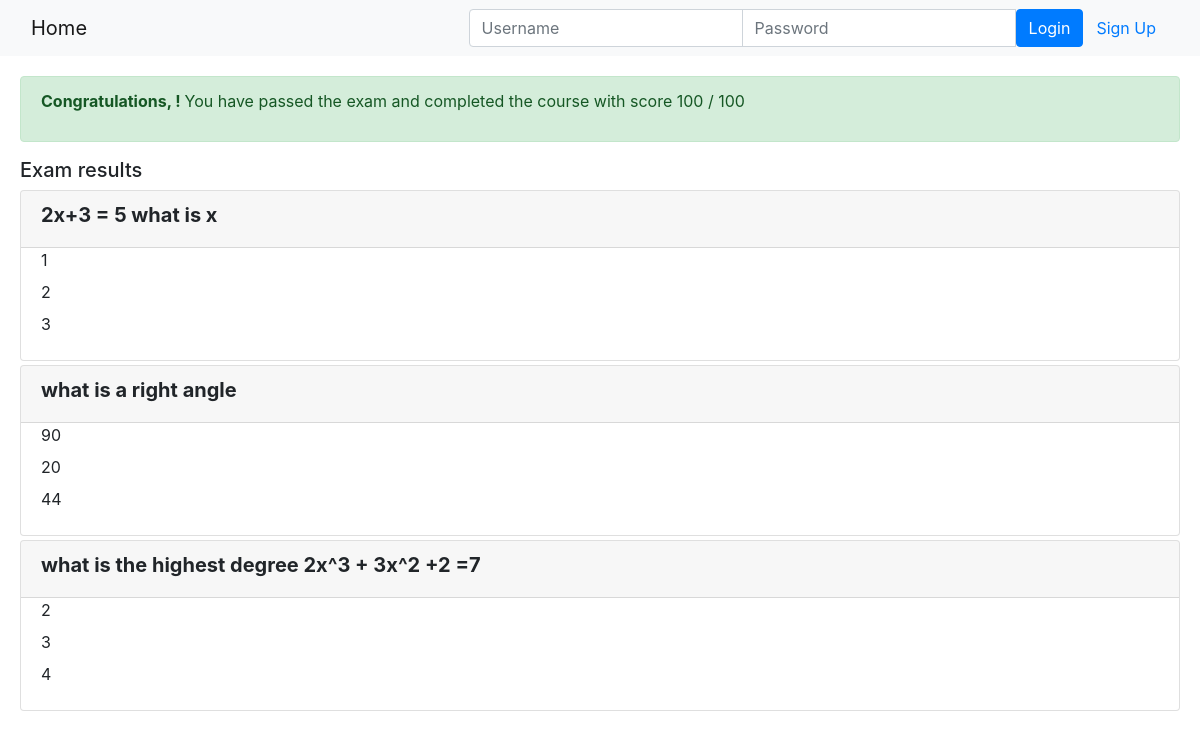
Page /onlinecourse/course/1/submission/1/result/ on the committed database.
### onlinecourse/models.py (models this page shows, shortened)
class Question(models.Model):
    lesson_id = models.ForeignKey(Lesson, on_delete=models.CASCADE)
    question_text = models.TextField()
    grade = models.IntegerField()

class Choice(models.Model):
    question_id = models.ForeignKey(Question, on_delete=models.CASCADE)
    choice_text = models.TextField()
    is_correct = models.BooleanField()

### onlinecourse/views.py (the view)
# urls.py: path('course/<int:course_id>/submission/<int:submission_id>/result/', views.show_exam_result, name = 'show_exam_result'),
def show_exam_result(request, course_id, submission_id):
    context = {}
    course = get_object_or_404(Course, pk=course_id)
    submission = Submission.objects.get(id=submission_id)
    choices = submission.choices.all()
    total_score = 0
    total_choices=0
    for choice in choices:
        if choice.is_correct:
            total_score += choice.question_id.grade
        total_choices=total_choices+1
    try:
        user_score = round((total_score / total_choices) * 100)
    except:
        user_score = 0
    context['course'] = course
    context['grade'] = user_score
    context['choices'] = choices
    return render(request, 'onlinecourse/exam_result_bootstrap.html', context)

### onlinecourse/templates/onlinecourse/exam_result_bootstrap.html (shortened to what this page needs)
<!DOCTYPE html>
<html lang="en">
<head>
    {% load static %}
    <link rel="stylesheet" href="https://maxcdn.bootstrapcdn.com/bootstrap/4.5.2/css/bootstrap.min.css">
</head>
<body>
 <nav class="navbar navbar-light bg-light">
    <div class="container-fluid">
        <div class="navbar-header">
              <a class="navbar-brand" href="{% url 'onlinecourse:index' %}">Home</a>
        </div>
        <ul class="nav navbar-nav navbar-right">
            {% if user.is_authenticated %}
            <li>
                <a class="btn btn-link" href="#">{{ user.first_name }}({{ user.username }})</a>
                <a class="btn btn-link" href="{% url 'onlinecourse:logout' %}">Logout</a>
            </li>
            {% else %}
            <li>
                <form class="form-inline" action="{% url 'onlinecourse:login' %}" method="post">
                    <div class="input-group">
                        <input type="text" class="form-control" placeholder="Username" name="username" >
                        <input type="password" class="form-control" placeholder="Password" name="psw" >
                        <button class="btn btn-primary" type="submit">Login</button>
                        <a class="btn btn-link" href="{% url 'onlinecourse:registration' %}">Sign Up</a>
                    </div>
                </form>
            </li>
            {% endif %}
        </ul>
    </div>
</nav>
<div class="container-fluid" style='padding: 20px;'>
    {% if grade > 80 %}
    <div class="alert alert-success">
        <p><b>Congratulations, {{user.first_name}}! </b>You have passed the exam and completed the course with score {{grade}} / 100</p>
    </div>
        {% else %}
        <div class="alert alert-danger">
            <p><b>Failed. </b>Sorry, {{user.first_name}}! You have failed the exam with score {{grade}} / 100</p>
        </div>
        <a class="btn btn-link text-danger" href="{% url 'onlinecourse:course_details' course.id %}">Re-test</a>
        {% endif %}
        <div class="card-columns-vertical mt-1">
        <h5 class="">Exam results</h5>
            {% for lesson in course.lesson_set.all %}
                {% for question in lesson.question_set.all %}
                <div class="card mt-1">
                    <div class="card-header"><h5 style="font-weight:bold">{{ question.question_text}}</h5></div>
                    <div class="form-group">
                        {% for choice in question.choice_set.all %}
                        <div class="form-check">
                            {% if choice.id in selected %}
                                {% if choice.is_correct == True %}
                                    <label style="color:#2ea94a;font-weight:bold">Correct answer: {{choice.choice_text}}</label>
                                {% else %}
                                    <label style="color:red;font-weight:bold">Wrong answer: {{choice.choice_text}}</label>
                                {% endif %}
                            {% else %}
                                <label>{{choice.choice_text}}</label>
                            {% endif %}
                        </div>
                        {% endfor %}
                    </div>
                </div>
                {% endfor %}
            {% endfor %}
        </div>
    </div>
</body>
</html>

### rows in the picture
Question: question_text "2x+3 = 5 what is x"
Choice: choice_text "1"
Choice: choice_text "2"
Choice: choice_text "3"
Question: question_text "what is a right angle"
Choice: choice_text "90"
Choice: choice_text "20"
Choice: choice_text "44"
Question: question_text "what is the highest degree 2x^3 + 3x^2 +2 =7"
Choice: choice_text "2"
Choice: choice_text "3"
Choice: choice_text "4"

### other values in the picture
{{ grade }} "100"
